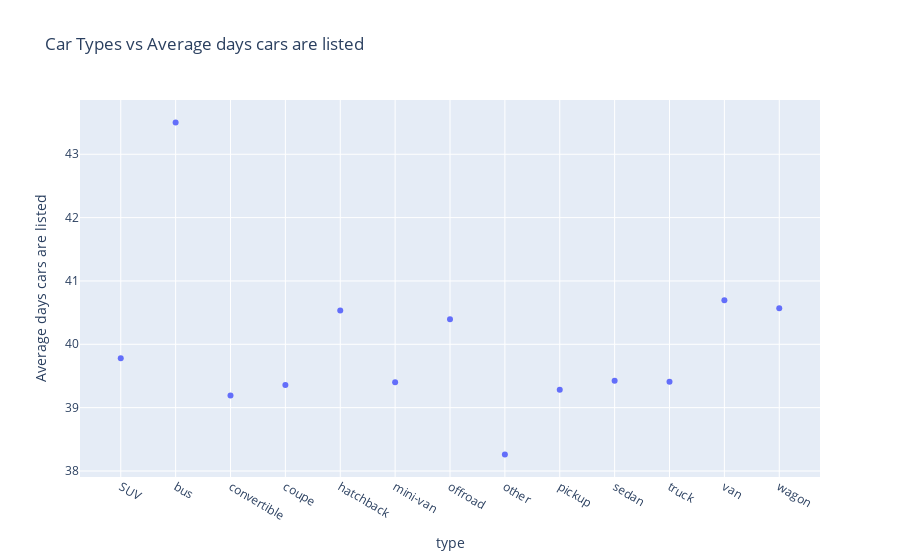

Notebook cell for this chart:
### Markdown cell above
### Car Types That are in high demand:
we can see what type of car sells quickly by looking at different car types and for how many days they stay listed. This shows what type of cars are in high demand.

### Code cell
cars_days_listed=vehicles.groupby('type')['days_listed'].mean().reset_index()
print(vehicles['fuel'].unique()) # to ensure all values are unique 
#print(cars_days_listed.head(50))


fig = px.scatter(cars_days_listed, x="type", y="days_listed", 
                 title="Car Types vs Average days cars are listed ",
                 labels={ 'days_listed': 'Average days cars are listed'}
                 
                 )
fig.show()

### Figure 1 — Plotly figure (JSON) as saved in the notebook; plotly's stock layout.template omitted (floating-point values rounded to 4 significant figures)
{"data": [{"hovertemplate": "type=%{x}<br>Average days cars are listed=%{y}<extra></extra>", "legendgroup": "", "marker": {"color": "#636efa", "symbol": "circle"}, "mode": "markers", "name": "", "orientation": "v", "showlegend": false, "type": "scatter", "x": ["SUV", "bus", "convertible", "coupe", "hatchback", "mini-van", "offroad", "other", "pickup", "sedan", "truck", "van", "wagon"], "xaxis": "x", "y": [39.78, 43.5, 39.19, 39.36, 40.53, 39.4, 40.4, 38.26, 39.28, 39.43, 39.41, 40.7, 40.57], "yaxis": "y"}], "layout": {"legend": {"tracegroupgap": 0}, "title": {"text": "Car Types vs Average days cars are listed "}, "xaxis": {"anchor": "y", "domain": [0, 1], "title": {"text": "type"}}, "yaxis": {"anchor": "x", "domain": [0, 1], "title": {"text": "Average days cars are listed"}}}}
